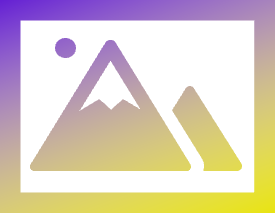
#> input picture Code/assets/i/tvp/fotoBaru.png, 275 x 213 px
$ python -i compressModule.py   (imports and definitions only)
#> lines starting #> are read from the running program, lines starting #| are printed output that depends on the picture
import os, math
from PIL import Image, ImageFile, ImageOps
import pillow_heif

#antisipasi file rusak
ImageFile.LOAD_TRUNCATED_IMAGES = True
#untuk gambar HEIF/HEIC
# [1 line not run here, left out]

def compressImage(fPath, outDir: os.PathLike,
                max_pixels:int=12_000_000, quality:int=85, delOriFile:bool=False):
    """Return namaFile, sizeAkhir, Dihemat, Status, DisimpanDi, DIhapus (0 stip 1 centang 2 silang)"""
#> called with fPath = 'Code/assets/i/tvp/fotoBaru.png', outDir = 'out.png', max_pixels = 12000000, quality = 85, delOriFile = False
    # default to 12mp 85% quality
    namaFile = ""
    statusKompresi = 0
    fileSizeAwal = 0
    fileSizeAkhir = 0
    penghematanSize = 0
    outPath = False
    fileDeleted = 0

    try:
        fileSizeAwal = os.path.getsize(fPath)
        namaFile = os.path.basename(fPath)
        namaFileSplit = os.path.splitext(namaFile)
        outPath = os.path.join(outDir,
                               f"{namaFileSplit[0]}-Compressed{namaFileSplit[1].lower()}")

        imgObj = Image.open(fPath)
#> imgObj is the input picture: PIL image 275x213 RGBA; mean R, G, B, A 106.2, 92.9, 79.3, 137.8
        imgObj = ImageOps.exif_transpose(imgObj)

        if imgObj.mode in ('RGBA', 'LA') or (imgObj.mode == 'P' and 'transparency'
                                                in imgObj.info):
            alpha = imgObj.convert('RGBA').split()[-1]
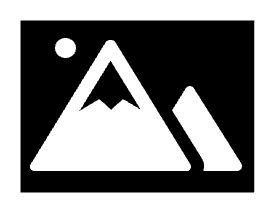
#> alpha: PIL image 275x213 L; min 0, max 255, mean 137.8
            emptyBg = Image.new("RGB", imgObj.size, (255,255,255))
#> emptyBg: PIL image 275x213 RGB; every value is 255
            emptyBg.paste(imgObj, mask=alpha)
            imgObj = emptyBg
        elif imgObj.mode != 'RGB':
            imgObj = imgObj.convert('RGB')

        w,h = imgObj.size
#> w = 275; h = 213
        currentPixels = w*h
#> currentPixels = 58575
        if currentPixels > max_pixels:
            rasio = math.sqrt(max_pixels/currentPixels)
            widthBaru = int(w*rasio)
            heightBaru = int(h*rasio)
            imgObj = imgObj.resize((widthBaru, heightBaru),
                                    Image.Resampling.LANCZOS)

        imgObj.save(outPath, 'JPEG',
                    quality=quality, optimize=True)
        imgObj.close()

        statusKompresi = 1
        fileSizeAkhir = os.path.getsize(outPath)
        penghematanSize = fileSizeAwal - fileSizeAkhir

        if delOriFile == True:
            try:
                os.remove(fPath)
                fileDeleted = 1

            except (FileNotFoundError, PermissionError, OSError, IsADirectoryError):
                fileDeleted = 2

        return (statusKompresi, fileSizeAkhir, penghematanSize, outPath, fileDeleted, namaFile)

    except Exception as e:
        return (statusKompresi, fileSizeAkhir, penghematanSize, outPath, fileDeleted, namaFile)

>>> result = compressImage('Code/assets/i/tvp/fotoBaru.png', 'out.png')

$ run again, on Code/assets/i/tvp/daftarTerhapus.png
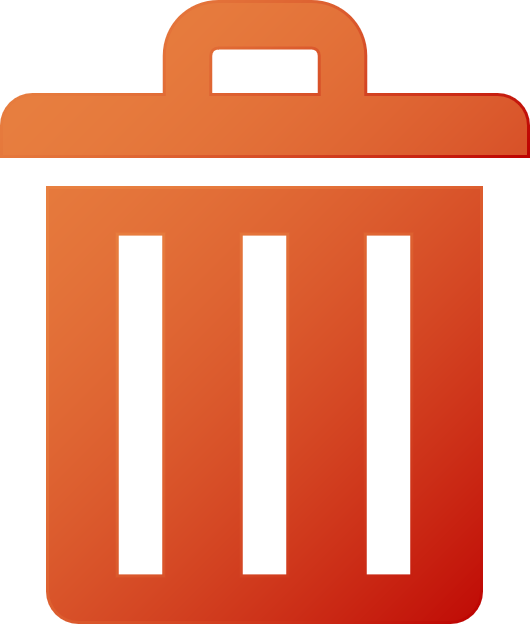
#> input picture Code/assets/i/tvp/daftarTerhapus.png, 530 x 624 px
#> in compressImage, imgObj is the input picture: PIL image 530x624 RGBA; mean R, G, B, A 128.3, 51, 25.5, 149.5
#> in compressImage, `alpha = imgObj.convert('RGBA').split()[-1]`:
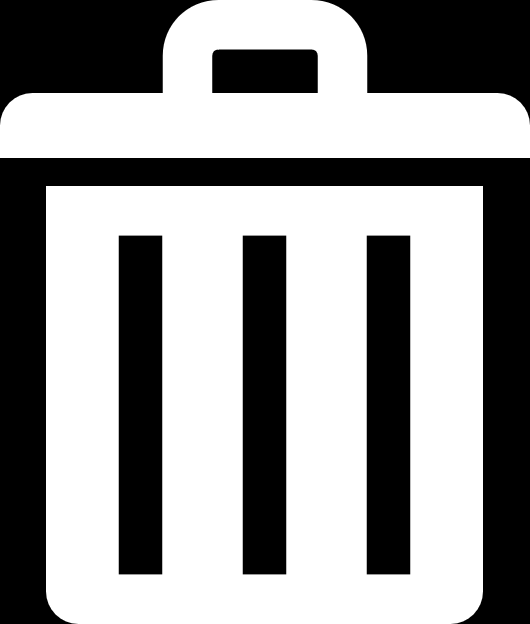
#> alpha: PIL image 530x624 L; min 0, max 255, mean 149.5

$ run again, on Code/assets/i/tvp/daftarUtama.png
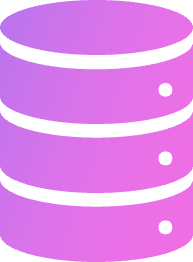
#> input picture Code/assets/i/tvp/daftarUtama.png, 193 x 262 px
#> in compressImage, imgObj is the input picture: PIL image 193x262 P; mean R, G, B, A 176.6, 90.9, 186.3, 200.6
#> in compressImage, `alpha = imgObj.convert('RGBA').split()[-1]`:
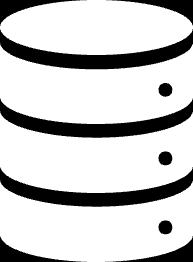
#> alpha: PIL image 193x262 L; min 0, max 255, mean 200.6
